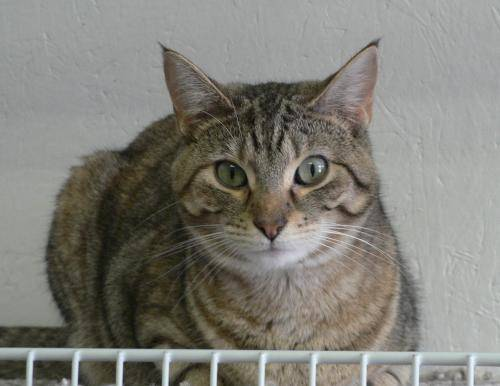
#> input picture Image_Data/Test/cats/cat.103.jpg, 500 x 386 px, found by its file name; its folder holds only this picture in this run
$ jupyter execute DogsAndCats.ipynb
#> lines starting #> are read from the running program, lines starting #| are printed output that depends on the picture
[cell 1]
import numpy as np
import os
import cv2
import matplotlib.pyplot as plt
import random
import pickle

[cell 2]
DIRECTORY = r'C:\Users\Asus\Desktop\DS_Destop\Image_Classification_Project_CatsVsDogs_Prediction\Sample_Photos\Test'
CATEGORIES = ['cats', 'dogs']

[cell 3]
IMG_SIZE = 100

data = []

for category in CATEGORIES:
    folder = os.path.join(DIRECTORY, category)
    label = CATEGORIES.index(category)
    for img in os.listdir(folder):
        img_path = os.path.join(folder, img)
        img_arr = cv2.imread(img_path)
#> img_arr is the input picture: shape (386, 500, 3); mean B, G, R 119.5, 126.4, 128.1
        img_arr = cv2.resize(img_arr, (IMG_SIZE, IMG_SIZE))
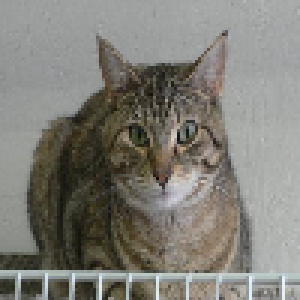
#> img_arr: shape (100, 100, 3) (shown 3 times larger); mean B, G, R 119.5, 126.4, 128
        data.append([img_arr, label])
#> pass 2 of the loop `for category in CATEGORIES:`:
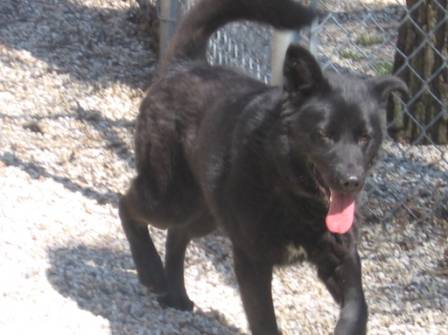
#> input picture Image_Data/Test/dogs/dog.1037.jpg, 448 x 335 px, found by its file name
#> img_arr is the input picture: shape (335, 448, 3); mean B, G, R 125.6, 125, 128.5
#> `img_arr = cv2.resize(img_arr, (IMG_SIZE, IMG_SIZE))`:
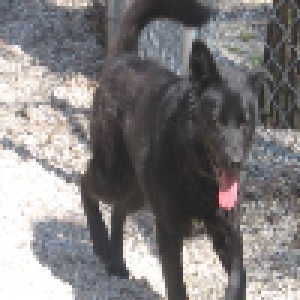
#> img_arr: shape (100, 100, 3) (shown 3 times larger); mean B, G, R 125.5, 124.9, 128.4

[cell 4]
len(data)
#> Out = 2

[cell 5]
random.shuffle(data)

[cell 6]
x = []
y = []

for features, labels in data:
    x.append(features)
    y.append(labels)
#> this loop made 2 passes
#> labels on passes 1 to 2: 0, 1
#> after the loop, x = 2 items; y = [0, 1]
